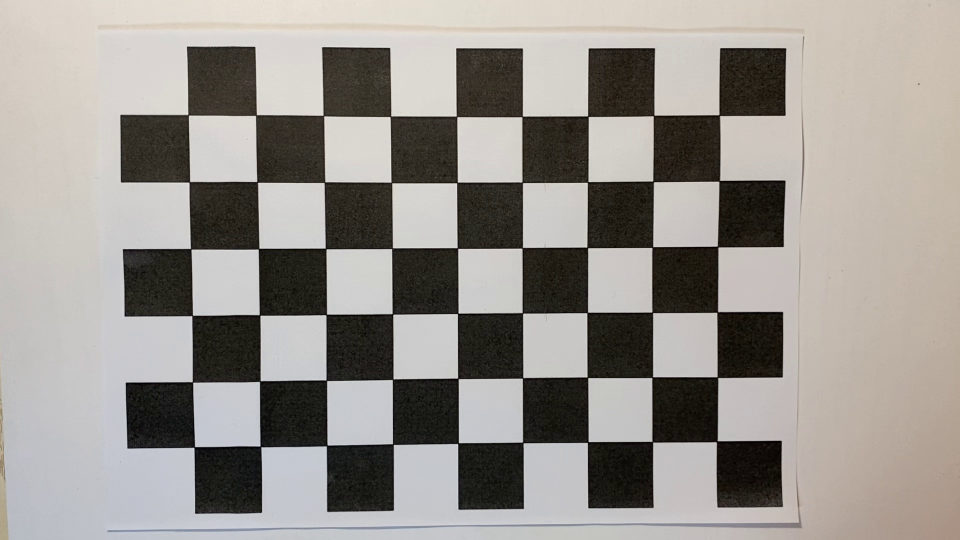
#> input picture calib/calib_1.jpg, 1920 x 1080 px (shown at 1/2 size); its folder holds only this picture in this run
$ python calib.py
#> lines starting #> are read from the running program, lines starting #| are printed output that depends on the picture; after the words box and inside, x2 and y2 are one past the last pixel; in counts of white or black regions, pixels touching at a corner belong together
import cv2
import numpy as np
import glob
import pickle as pkl
import argparse

parser = argparse.ArgumentParser()
parser.add_argument("--calib",type=str,default="./calib")
parser.add_argument("--pattern_width",type=int,default=9)
parser.add_argument("--pattern_height",type=int,default=6)
parser.add_argument("--pattern_size",type=float,default=28)
parser.add_argument("--saving",type=str,default="./run/calib")
args = parser.parse_args()


# 找棋盘格角点
# 设置寻找亚像素角点的参数，采用的停止准则是最大循环次数30和最大误差容限0.001
criteria = (cv2.TERM_CRITERIA_EPS + cv2.TERM_CRITERIA_MAX_ITER, 30, 0.001) # 阈值
#棋盘格模板规格
# w = 9   # 10 - 1
# h = 6   # 7  - 1
w = args.pattern_width
h = args.pattern_height
pattern_size = args.pattern_size
# 世界坐标系中的棋盘格点,例如(0,0,0), (1,0,0), (2,0,0) ....,(8,5,0)，去掉Z坐标，记为二维矩阵
objp = np.zeros((w*h,3), np.float32)
objp[:,:2] = np.mgrid[0:w,0:h].T.reshape(-1,2)
objp = objp * pattern_size # 18.1 mm

# 储存棋盘格角点的世界坐标和图像坐标对
objpoints = [] # 在世界坐标系中的三维点
imgpoints = [] # 在图像平面的二维点

#加载calib文件夹下所有的jpg图像
images = glob.glob('./calib/*')  #   拍摄的十几张棋盘图片所在目录
images = glob.glob(args.calib + "/*")
i=1
for fname in images:

    img = cv2.imread(fname)
#> img is the input picture: shape (1080, 1920, 3); mean B, G, R 142.6, 147.9, 152.1
    # 获取画面中心点
    #获取图像的长宽
    h1, w1 = img.shape[0], img.shape[1]
    gray = cv2.cvtColor(img,cv2.COLOR_BGR2GRAY)
    u, v = img.shape[:2]
    # 找到棋盘格角点
    ret, corners = cv2.findChessboardCorners(gray, (w,h),None)
#> ret = True; corners = 54 rows, first 8: [1433.9, 882.8], [1305.5, 884], [1177.1, 883.5], [1047.2, 886], [915.8, 888.4], [784.8, 887.8], [655.2, 890.2], [520.2, 892]
    # 如果找到足够点对，将其存储起来
    if ret == True:
        print(f"{i}-th image detected")
        i = i+1
        # 在原角点的基础上寻找亚像素角点
        cv2.cornerSubPix(gray,corners,(11,11),(-1,-1),criteria)
        #追加进入世界三维点和平面二维点中
        objpoints.append(objp)
        imgpoints.append(corners)
        # 将角点在图像上显示
        cv2.drawChessboardCorners(img, (w,h), corners, ret)
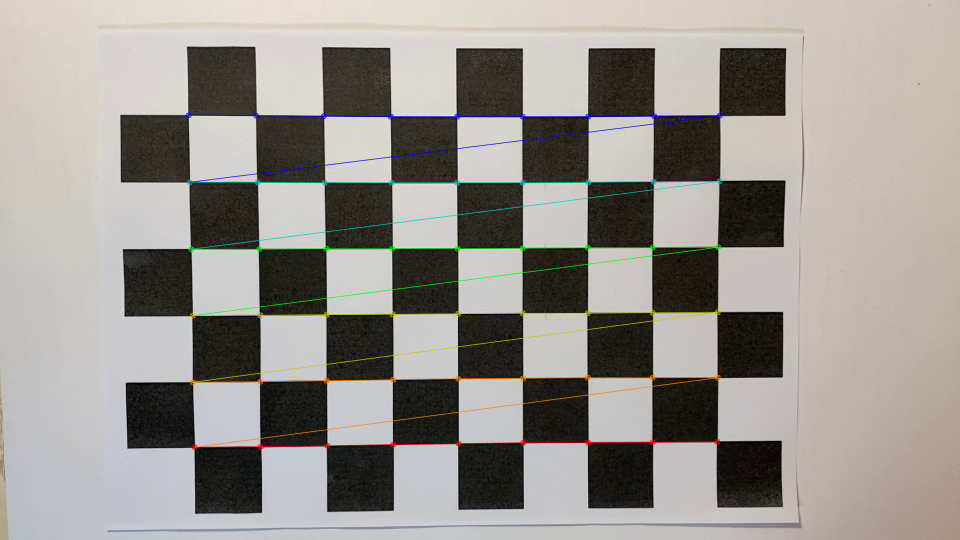
#> img: shape (1080, 1920, 3) (shown at 1/2 size); 1.89% of pixels changed, all inside (x1, y1, x2, y2) = (371, 224, 1446, 901)
        # [6 lines of commented-out code are left out]
print('正在计算')
#标定
ret, mtx, dist, rvecs, tvecs = \
    cv2.calibrateCamera(objpoints, imgpoints, gray.shape[::-1], None, None)
#> ret = 0.524; mtx = [[1661.8, 0, 957.6], [0, 1665.7, 513.4], [0, 0, 1]]; dist = [[0.156, -0.197, -0.00227, -0.00117, -1.92]]; rvecs = ([-0.0436, -0.0555, 3.14],); tvecs = ([103.1, 79.86, 363.4],)


# print("ret:",ret  )
print("内参矩阵:\n",mtx)      # 内参数矩阵
#| 内参矩阵:
#|  [[1.66182835e+03 0.00000000e+00 9.57637737e+02]
#|  [0.00000000e+00 1.66567205e+03 5.13424447e+02]
#|  [0.00000000e+00 0.00000000e+00 1.00000000e+00]]
# print("畸变值:\n",dist   )   # 畸变系数   distortion cofficients = (k_1,k_2,p_1,p_2,k_3)
# print("旋转（向量）外参:\n",rvecs)   # 旋转向量  # 外参数
# print("平移（向量）外参:\n",tvecs  )  # 平移向量  # 外参数
newcameramtx, roi = cv2.getOptimalNewCameraMatrix(mtx, dist, (u, v), 0, (u, v))
#> newcameramtx = [[1663.9, 0, 958.8], [0, 1672.5, 507.7], [0, 0, 1]]; roi = (0, 0, 1079, 1919)
print('newcameramtx外参',newcameramtx)
#| newcameramtx外参 [[1.66390544e+03 0.00000000e+00 9.58834669e+02]
#|  [0.00000000e+00 1.67249157e+03 5.07669806e+02]
#|  [0.00000000e+00 0.00000000e+00 1.00000000e+00]]

params = {"ret":ret,"mtx":mtx,"dist":dist,"rvece":rvecs,"tvecs":tvecs,'newcameramtx':newcameramtx}
filename = args.saving + "/camera_params_2.txt"
print("saving: " + filename)
with open(filename,"wb+") as f:
    pkl.dump(params,f)

$ run again, on calib/calib_13.jpg
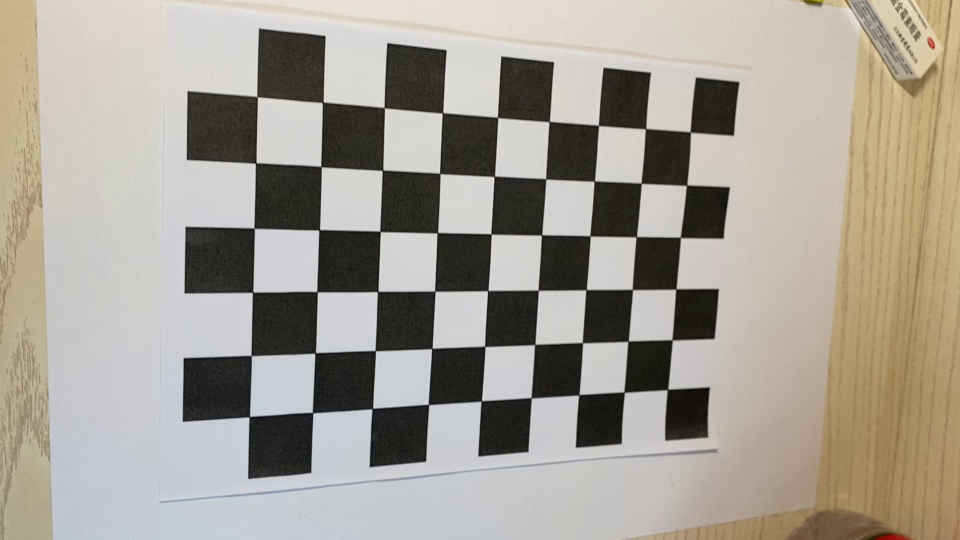
#> input picture calib/calib_13.jpg, 1920 x 1080 px (shown at 1/2 size)
#> img is the input picture: shape (1080, 1920, 3); mean B, G, R 148.7, 158.6, 164.3
#> `gray = cv2.cvtColor(img,cv2.COLOR_BGR2GRAY)`:
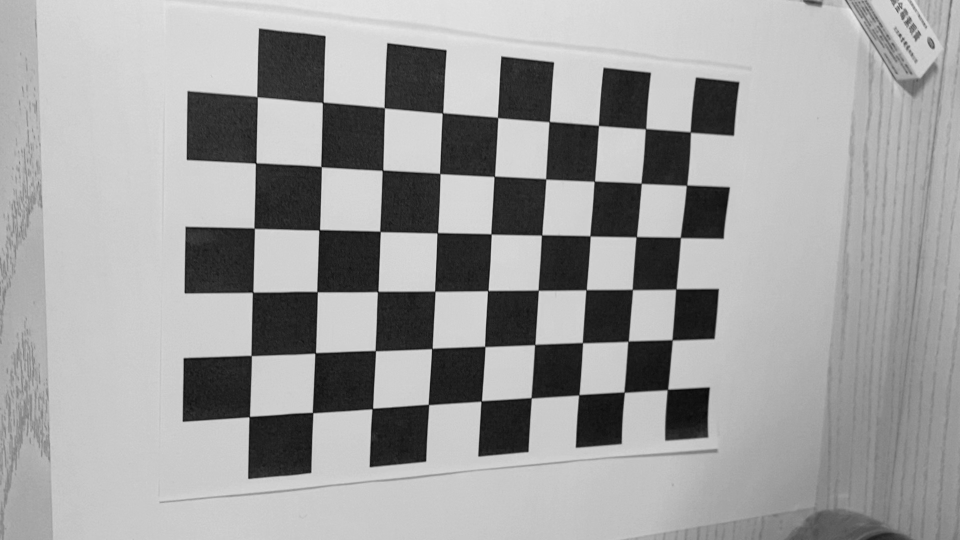
#> gray: shape (1080, 1920) (shown at 1/2 size); min 1, max 233, mean 159.1
#> `ret, corners = cv2.findChessboardCorners(gray, (w,h),None)`: ret = True; corners = 54 rows, first 8: [1334.9, 779.5], [1248.7, 784.6], [1158, 790.1], [1063, 796.1], [963, 802], [856.2, 807.6], [743.4, 819.9], [624.2, 824]
#> `cv2.drawChessboardCorners(img, (w,h), corners, ret)`:
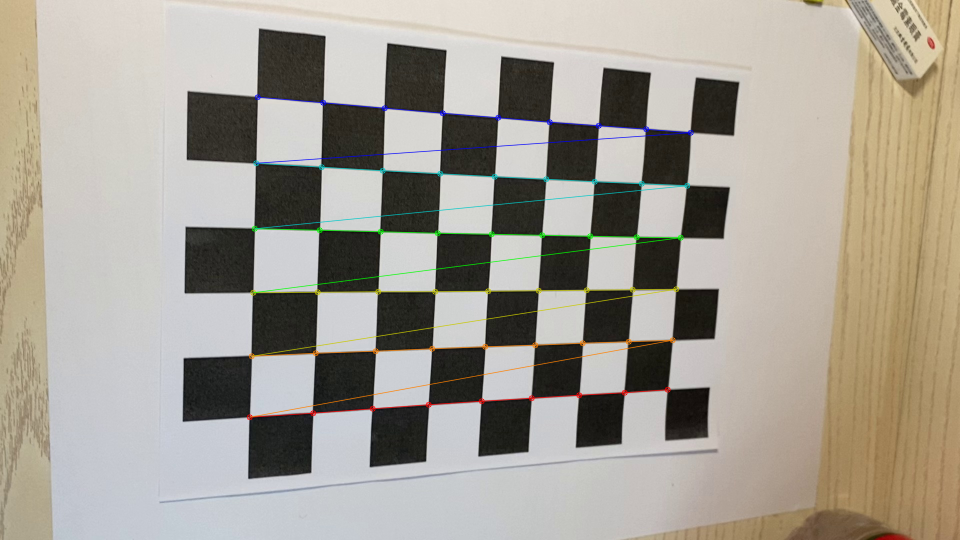
#> img: shape (1080, 1920, 3) (shown at 1/2 size); 1.57% of pixels changed, all inside (x1, y1, x2, y2) = (493, 188, 1388, 841)
#> `ret, mtx, dist, rvecs, tvecs = \ cv2.calibrateCamera(objpoints, imgpoi..`: ret = 0.576; mtx = [[1989.7, 0, 1033.9], [0, 1965, 586.9], [0, 0, 1]]; dist = [[0.296, -1.52, -0.00208, -0.00189, 0.319]]; rvecs = ([0.726, 0.231, -3.02],); tvecs = ([82.23, 53.12, 545.1],)
#| 内参矩阵:
#|  [[1.98969917e+03 0.00000000e+00 1.03390591e+03]
#|  [0.00000000e+00 1.96502527e+03 5.86949924e+02]
#|  [0.00000000e+00 0.00000000e+00 1.00000000e+00]]
#> newcameramtx = [[1990.4, 0, 1034.3], [0, 1975.2, 580.1], [0, 0, 1]]; roi = (0, 0, 1079, 1919)
#| newcameramtx外参 [[1.99038422e+03 0.00000000e+00 1.03426188e+03]
#|  [0.00000000e+00 1.97515544e+03 5.80082887e+02]
#|  [0.00000000e+00 0.00000000e+00 1.00000000e+00]]

$ run again, on calib/calib_14.jpg
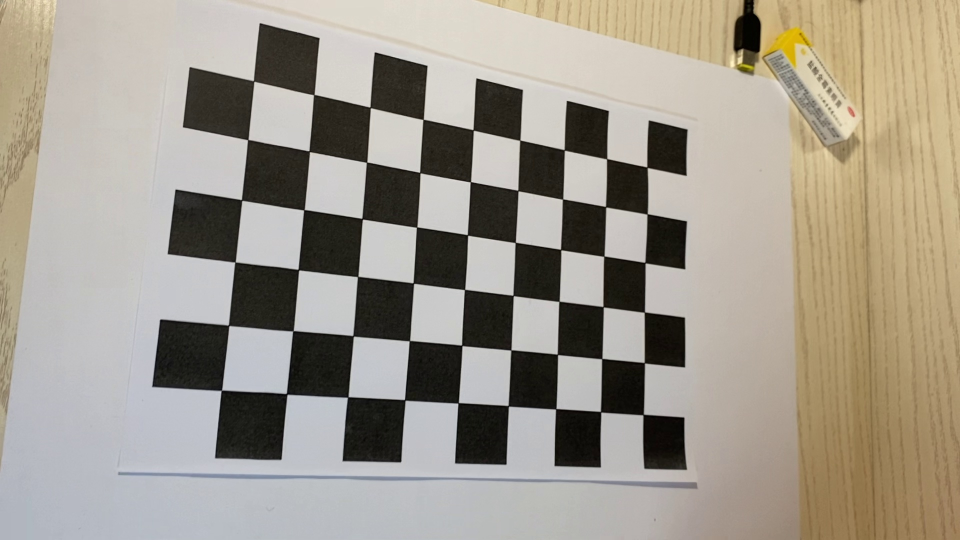
#> input picture calib/calib_14.jpg, 1920 x 1080 px (shown at 1/2 size)
#> img is the input picture: shape (1080, 1920, 3); mean B, G, R 140.7, 152.7, 159.5
#> `gray = cv2.cvtColor(img,cv2.COLOR_BGR2GRAY)`:
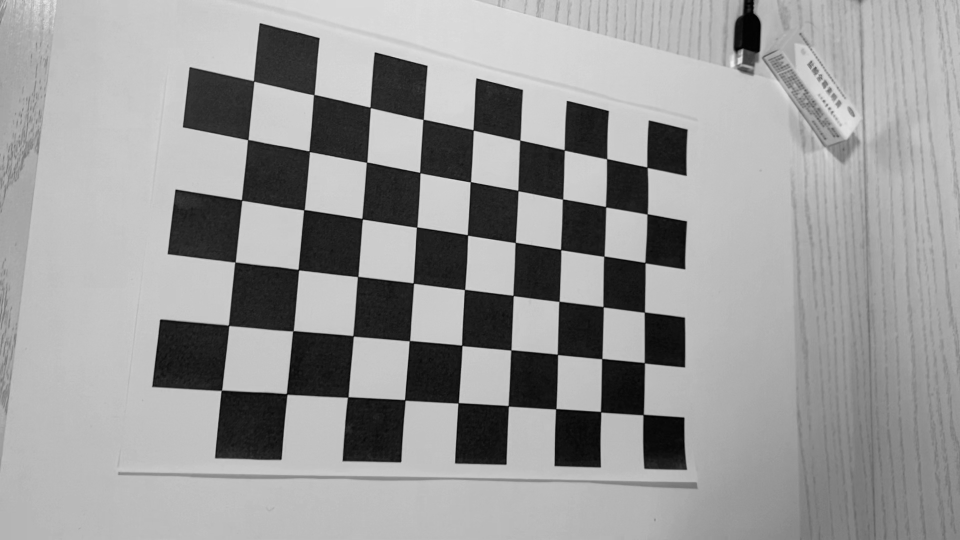
#> gray: shape (1080, 1920) (shown at 1/2 size); min 0, max 241, mean 153.3
#> `ret, corners = cv2.findChessboardCorners(gray, (w,h),None)`: ret = True; corners = 54 rows, first 8: [1285.6, 830.5], [1202.5, 825.5], [1111, 819.6], [1017.7, 813.1], [915.5, 807.7], [808.9, 798.7], [697.6, 792.7], [575.1, 790.4]
#> `cv2.drawChessboardCorners(img, (w,h), corners, ret)`:
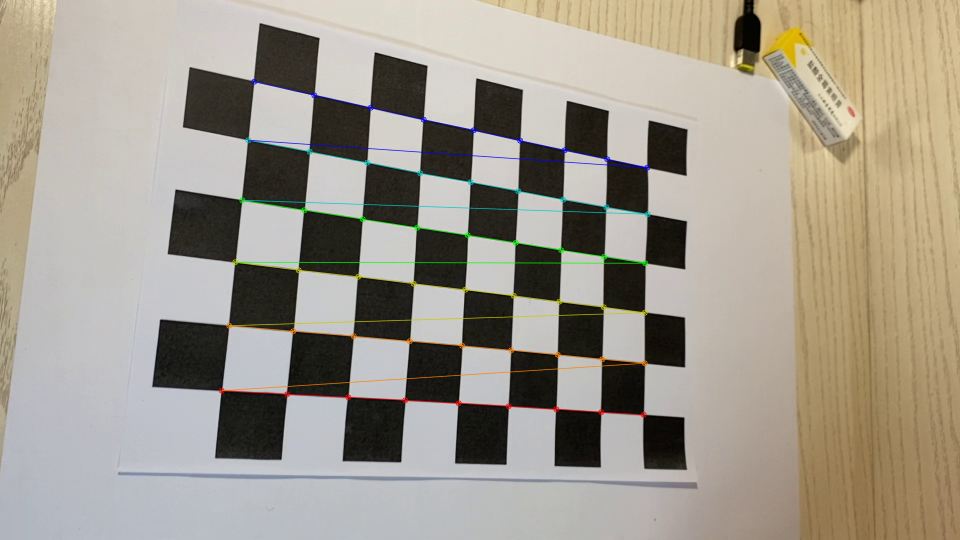
#> img: shape (1080, 1920, 3) (shown at 1/2 size); 1.51% of pixels changed, all inside (x1, y1, x2, y2) = (437, 157, 1302, 836)
#> `ret, mtx, dist, rvecs, tvecs = \ cv2.calibrateCamera(objpoints, imgpoi..`: ret = 0.584; mtx = [[1863.6, 0, 955.8], [0, 1821.8, 486.5], [0, 0, 1]]; dist = [[0.295, -1.86, 0.000312, -0.00674, 2.05]]; rvecs = ([0.752, -0.265, -2.94],); tvecs = ([88.62, 93.47, 501.7],)
#| 内参矩阵:
#|  [[1.86357863e+03 0.00000000e+00 9.55769102e+02]
#|  [0.00000000e+00 1.82183532e+03 4.86530443e+02]
#|  [0.00000000e+00 0.00000000e+00 1.00000000e+00]]
#> newcameramtx = [[2571.6, 0, 909.7], [0, 2362.6, 621.6], [0, 0, 1]]; roi = (0, 0, 1079, 1919)
#| newcameramtx外参 [[2.57163165e+03 0.00000000e+00 9.09690471e+02]
#|  [0.00000000e+00 2.36257562e+03 6.21576909e+02]
#|  [0.00000000e+00 0.00000000e+00 1.00000000e+00]]

$ run again, on calib/calib_15.jpg
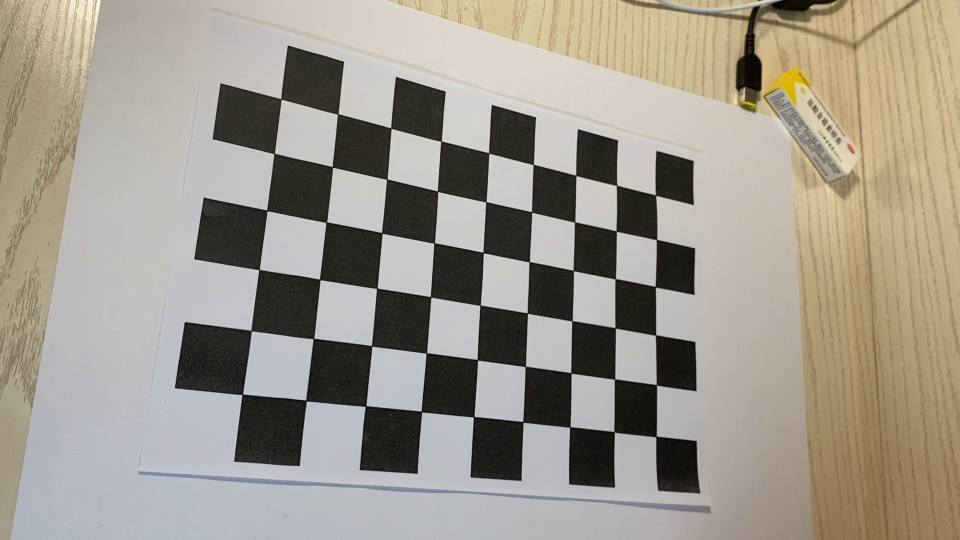
#> input picture calib/calib_15.jpg, 1920 x 1080 px (shown at 1/2 size)
#> img is the input picture: shape (1080, 1920, 3); mean B, G, R 140.2, 151.8, 158.2
#> `gray = cv2.cvtColor(img,cv2.COLOR_BGR2GRAY)`:
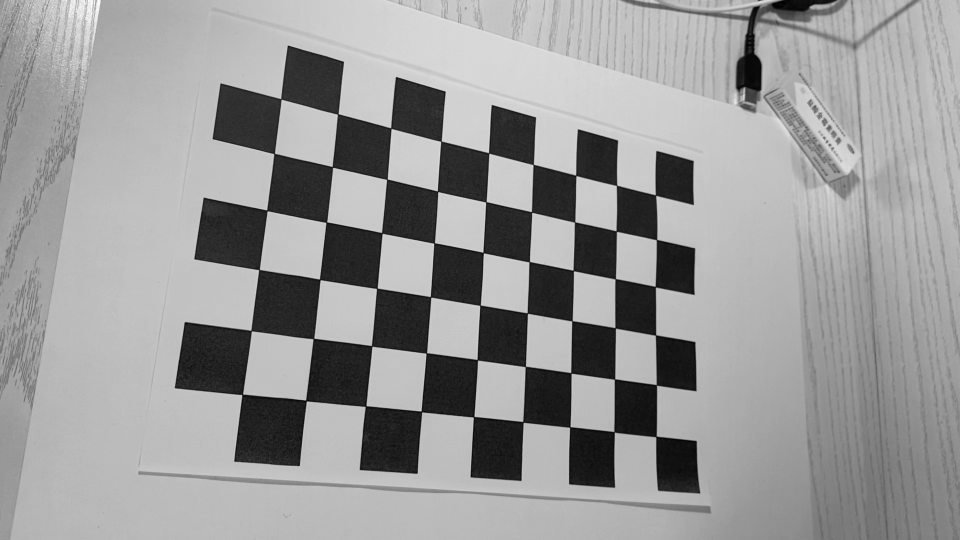
#> gray: shape (1080, 1920) (shown at 1/2 size); min 0, max 254, mean 152.4
#> `ret, corners = cv2.findChessboardCorners(gray, (w,h),None)`: ret = True; corners = 54 rows, first 8: [1311.7, 874.6], [1229.5, 865.6], [1141.2, 853.6], [1045.2, 842.7], [946.7, 835.4], [842.5, 821.7], [733.1, 811.4], [613.5, 803.1]
#> `cv2.drawChessboardCorners(img, (w,h), corners, ret)`:
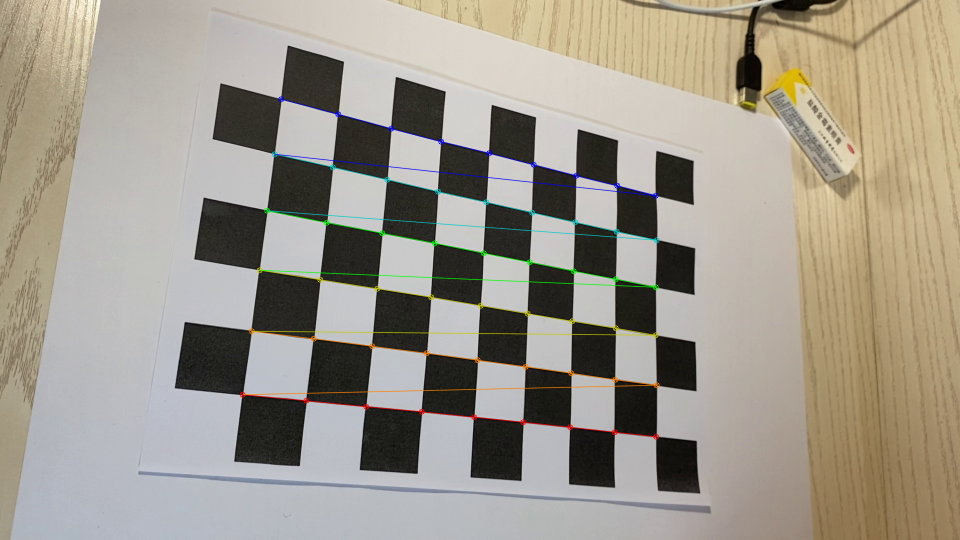
#> img: shape (1080, 1920, 3) (shown at 1/2 size); 1.46% of pixels changed, all inside (x1, y1, x2, y2) = (479, 192, 1320, 880)
#> `ret, mtx, dist, rvecs, tvecs = \ cv2.calibrateCamera(objpoints, imgpoi..`: ret = 0.594; mtx = [[1778.1, 0, 952.7], [0, 1756, 491.3], [0, 0, 1]]; dist = [[0.264, -1.24, 0.000859, -0.00682, -0.356]]; rvecs = ([0.717, -0.392, -2.91],); tvecs = ([97.51, 104.3, 485.1],)
#| 内参矩阵:
#|  [[1.77807644e+03 0.00000000e+00 9.52740350e+02]
#|  [0.00000000e+00 1.75598807e+03 4.91335709e+02]
#|  [0.00000000e+00 0.00000000e+00 1.00000000e+00]]
#> newcameramtx = [[1779.1, 0, 953.3], [0, 1762.7, 485.9], [0, 0, 1]]; roi = (0, 0, 1079, 1919)
#| newcameramtx外参 [[1.77910687e+03 0.00000000e+00 9.53292483e+02]
#|  [0.00000000e+00 1.76266860e+03 4.85904265e+02]
#|  [0.00000000e+00 0.00000000e+00 1.00000000e+00]]
